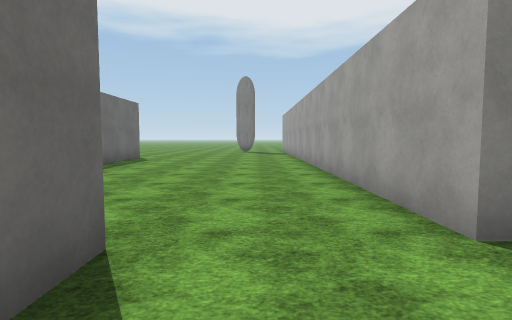
view 1 (above)

23 first-person views from a walk through a scene from a Unity 3-D project. The camera is 1.4 m above the floor, tilts 4° down and sees 80° across. The floor is counted in squares, 2 m on a side. Each view is taken from the middle of a square. On the plan, view 1 faces up. The plan holds only what a view shows up to about 10 squares ahead; the rest is blank. The place goes on beyond the plan. The terrain is drawn as flat ground. The player character is not drawn. Some surface patterns are stand-ins.

view 2
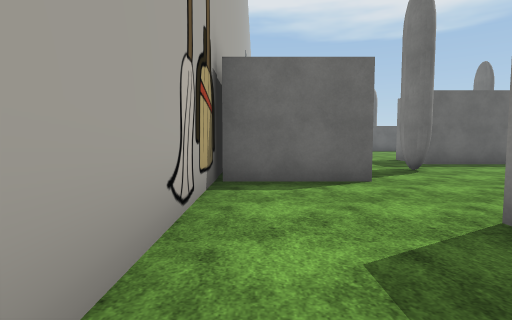

view 3
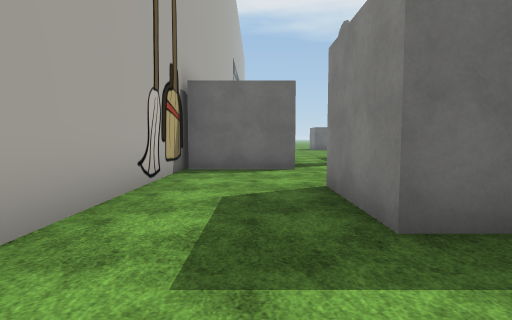

view 4
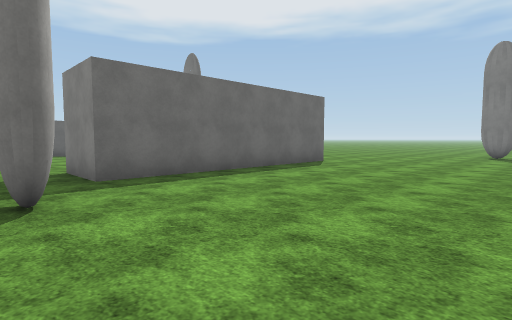

view 5
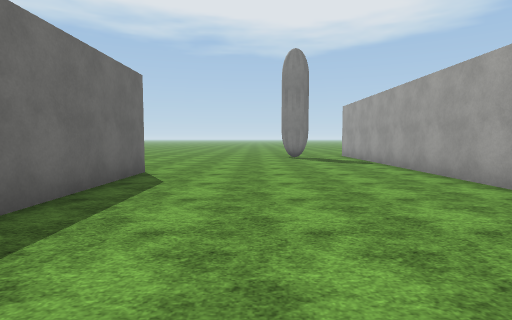

view 6
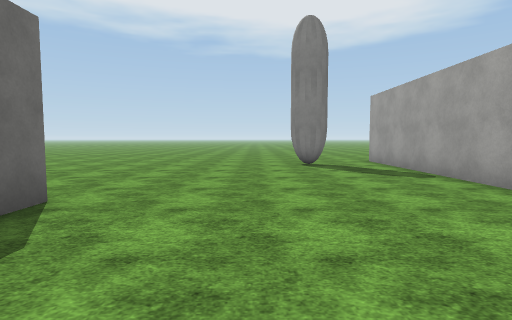

view 7
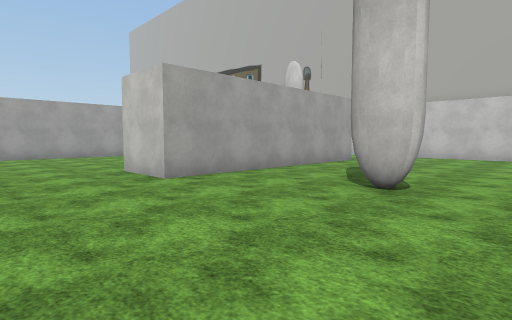

view 8
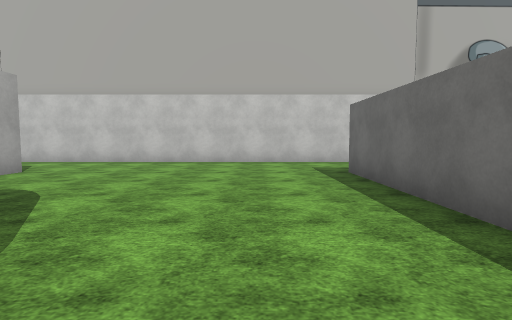

view 9
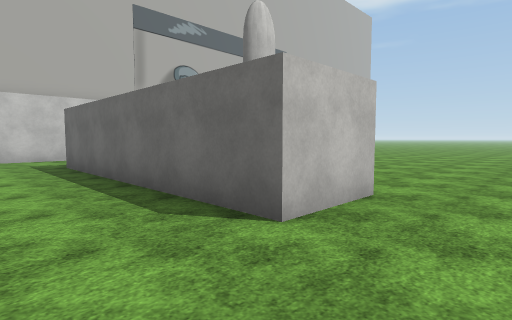

view 10
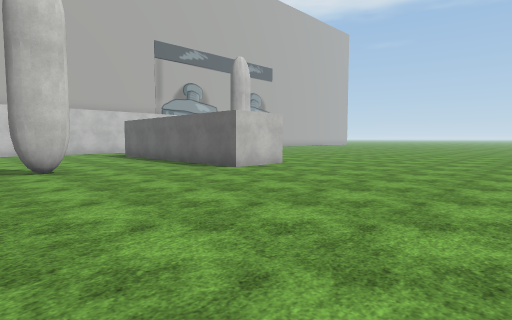

view 11
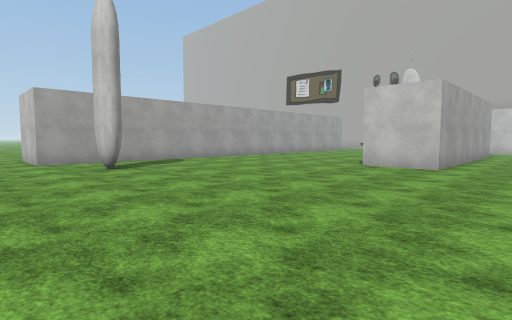

view 12
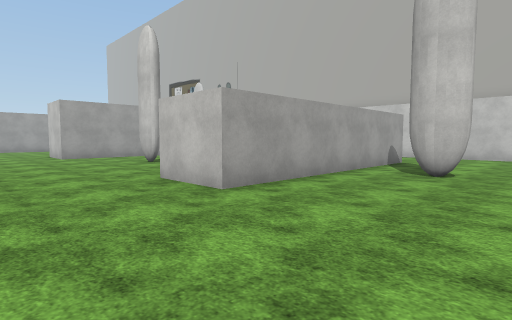

view 13
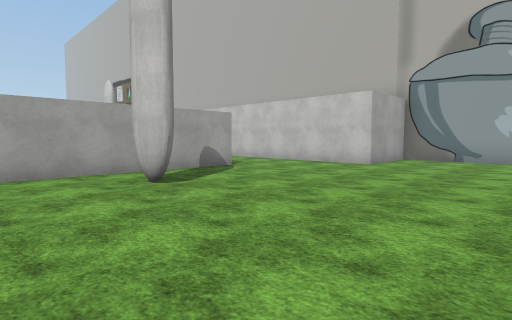

view 14
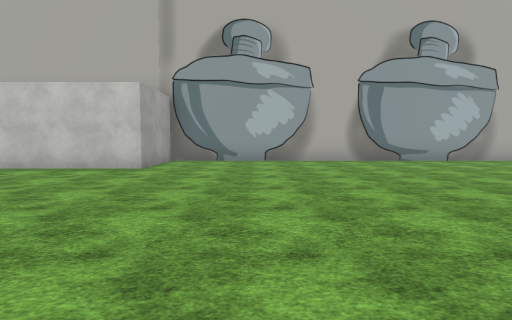

view 15
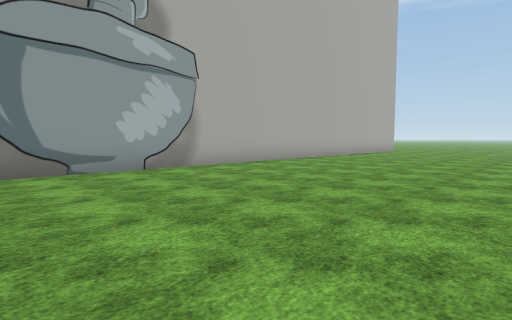

view 16
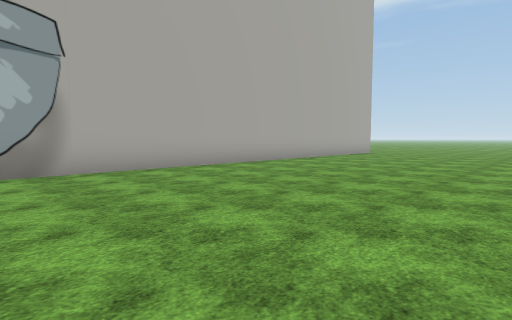

view 17
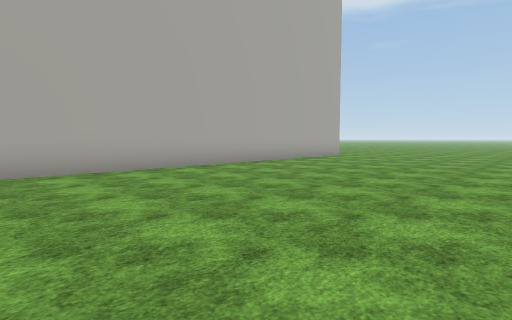

view 18
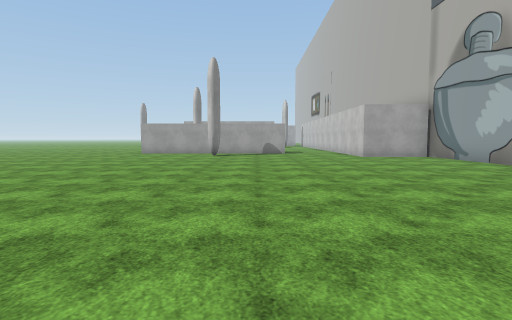

view 19
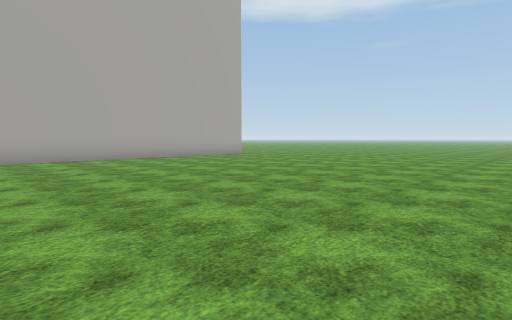

view 20
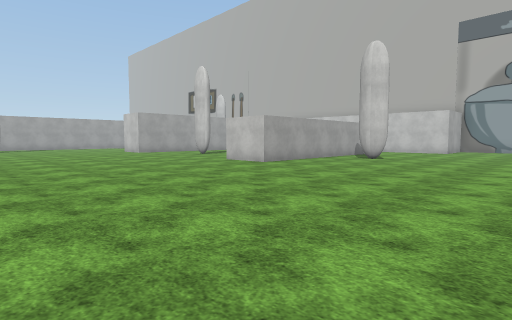

view 21
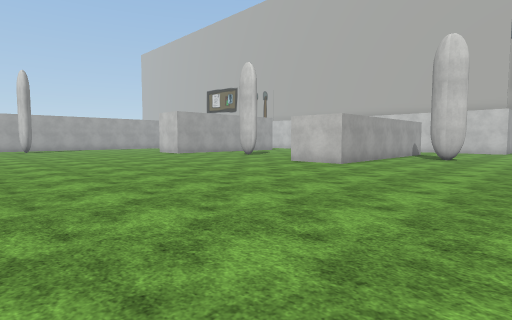

view 22
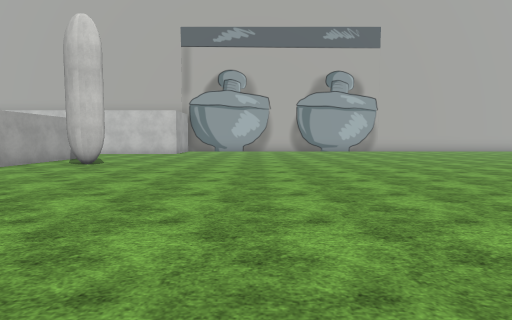

view 23
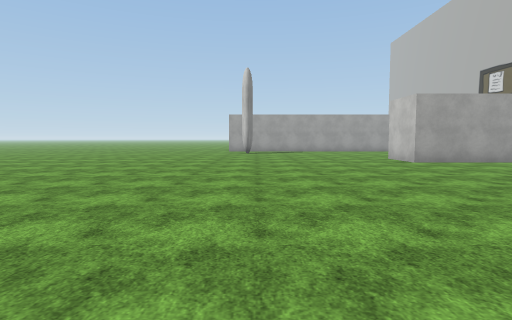

### Floor plan
Points are (right, up) in squares from view 1. A wall is a line through its corners. A room is listed if a view was taken in it or the views show most of it. See-through windows are left out.
Room 1 (view 1)
walls: (-1, 2) (-1, -0.6); (-1.4, -0.7) (4.1, -0.7); (3.8, 2) (1.5, 2)
ways out: opening at (2.5, 0.5) to room 2; opening at (0.5, 2) to room 3
Room 2 (views 2, 3)
walls: (3.8, 2.9) (3.8, 2); (1.5, 17.4) (3.9, 17.4)
ways out: opening at (2.5, 0.5) to room 1; opening at (2.5, 18.5) to room 3
Room 3 (views 4, 5, 6, 7, 8, 9, 10, 11, 12, 13, 14, 15, 16, 17, 18, 19, 20, 21, 22, 23)
walls: (-14.7, 4.6) (-14.7, 11.4) (-12.9, 11.4) (-12.9, 4.6); (-6.1, 11.4) (-4.3, 11.4) (-4.3, 4.6) (-6.1, 4.6) (-6.1, 11.4); (-36.5, -0.7) (-17.3, -0.7) (-17.3, 1.9) (-3.9, 1.9); (1.5, 2) (1.5, 17.4)
ways out: opening at (0.5, 2) to room 1; opening at (2.5, 18.5) to room 2

Positions as (right, up) in squares from view 1, and headings:
1: (0, 0), facing up
2: (4, 0), facing left
3: (6, 1), facing left
4: (1, 3), facing up-left
5: (-2, 5), facing up
6: (-2, 8), facing up
7: (-11, 14), facing down-right
8: (-11, 11), facing down
9: (-11, 13), facing down-left
10: (-8, 17), facing down-left
11: (-8, 19), facing down-right
12: (-18, 14), facing down-right
13: (-21, 10), facing down-right
14: (-20, 9), facing down
15: (-23, 6), facing down-left
16: (-26, 6), facing down-left
17: (-29, 6), facing down-left
18: (-29, 6), facing right
19: (-31, 10), facing down-left
20: (-21, 18), facing down-right
21: (-19, 19), facing down-right
22: (-21, 16), facing down
23: (-15, 16), facing right
